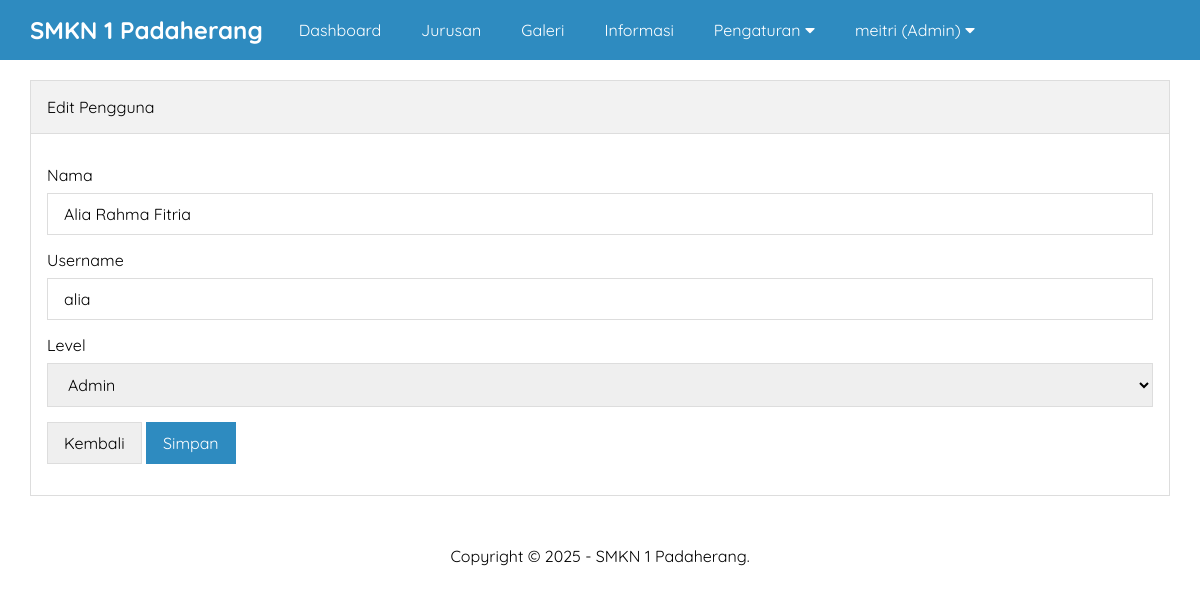
/edit-pengguna.php?id=242510231 (signed in), run on the app's committed database.
### tables this page shows
CREATE TABLE `tb_pengguna` (
  `id` int(11) NOT NULL,
  `nama` varchar(30) NOT NULL,
  `username` varchar(30) NOT NULL,
  `password` varchar(50) NOT NULL,
  `level` enum('Super Admin','Admin','','') NOT NULL,
  `created_at` timestamp NOT NULL DEFAULT current_timestamp() ON UPDATE current_timestamp(),
  `update_at` datetime DEFAULT NULL
);

### edit-pengguna.php (the view, shortened to what this page needs)
<?php include 'header.php' ?>
<?php
	$pengguna 	= mysqli_query($conn, "SELECT * FROM tb_pengguna WHERE id = '".$_GET['id']."' ");
	$p 			= mysqli_fetch_object($pengguna);
?>
		<div class="content">
			<div class="container">
				<div class="box">
					<div class="box-header">
						Edit Pengguna
					</div>
					<div class="box-body">
						<form action="" method="POST">
							<div class="form-group">
								<label>Nama</label>
								<input type="text" name="nama" placeholder="Nama Lengkap" class="input-control" value="<?= $p->nama ?>" required>
							</div>
							<div class="form-group">
								<label>Username</label>
								<input type="text" name="user" placeholder="Username" class="input-control"  value="<?= $p->username ?>" required>
							</div>
							<div class="form-group">
								<label>Level</label>
								<select name="level" class="input-control" required>
									<option value="Admin" <?= ($p->level == 'Admin')? 'selected':''; ?>>Admin</option>
								</select>
							</div>
							<button type="button" class="btn" onclick="window.location = 'pengguna.php'">Kembali</button>
							<input type="submit" name="submit" value="Simpan" class="btn btn-blue">
						</form>
					</div>
				</div>
			</div>
		</div>
<?php include 'footer.php' ?>

### style.css (style rules this page uses)
* { margin:0; padding:0; font-family: 'Quicksand', sans-serif; box-sizing: border-box; }
.container { width: 1140px; margin:0 auto; }
.container::after { content: ""; display: block; clear: both; }
.box { border:1px solid #ddd; background-color: #fff; }
.box-header { padding:16px; border-bottom:1px solid #ddd; background-color: #f2f2f2; }
.box-body { padding:16px; }
form { margin:15px 0; }
.form-group { margin-bottom: 15px; }
.form-group label { display: block; margin-bottom: 8px; }
.form-group .input-control { padding:10px 16px; width: 100%; font-size: 16px; border:1px solid #ddd; }
.btn { border:1px solid #ddd; padding:10px 16px; font-size: 16px; }
.btn-blue { background-color: #2E8BC0; color: #fff; border:1px solid #2E8BC0; }
.content { padding:80px 0 30px 0; }

### data on the page
tb_pengguna: nama "Alia Rahma Fitria", user "alia", level "Admin"

### other printed values
$_SESSION['uname'] "meitri"
$_SESSION['ulevel'] "Admin"
